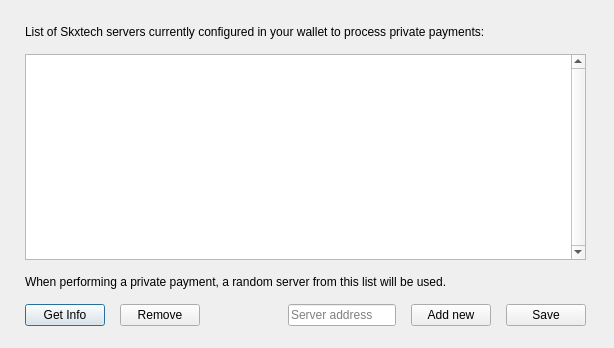
<?xml version="1.0" encoding="UTF-8"?>
<ui version="4.0">
 <class>skxtechsetup</class>
 <widget class="QDialog" name="skxtechsetup">
  <property name="geometry">
   <rect>
    <x>0</x>
    <y>0</y>
    <width>614</width>
    <height>348</height>
   </rect>
  </property>
  <property name="windowTitle">
   <string>Dialog</string>
  </property>
  <widget class="QWidget" name="verticalLayoutWidget">
   <property name="geometry">
    <rect>
     <x>10</x>
     <y>10</y>
     <width>591</width>
     <height>331</height>
    </rect>
   </property>
   <layout class="QVBoxLayout" name="verticalLayout">
    <property name="spacing">
     <number>15</number>
    </property>
    <property name="leftMargin">
     <number>15</number>
    </property>
    <property name="topMargin">
     <number>15</number>
    </property>
    <property name="rightMargin">
     <number>15</number>
    </property>
    <property name="bottomMargin">
     <number>15</number>
    </property>
    <item>
     <widget class="QLabel" name="topLabel">
      <property name="sizePolicy">
       <sizepolicy hsizetype="Preferred" vsizetype="Preferred">
        <horstretch>0</horstretch>
        <verstretch>0</verstretch>
       </sizepolicy>
      </property>
      <property name="minimumSize">
       <size>
        <width>0</width>
        <height>0</height>
       </size>
      </property>
      <property name="maximumSize">
       <size>
        <width>16777215</width>
        <height>16777215</height>
       </size>
      </property>
      <property name="text">
       <string>List of Skxtech servers currently configured in your wallet to process private payments:</string>
      </property>
      <property name="wordWrap">
       <bool>true</bool>
      </property>
     </widget>
    </item>
    <item>
     <widget class="QListWidget" name="serversListWidget">
      <property name="verticalScrollBarPolicy">
       <enum>Qt::ScrollBarAlwaysOn</enum>
      </property>
      <property name="horizontalScrollBarPolicy">
       <enum>Qt::ScrollBarAlwaysOff</enum>
      </property>
      <property name="verticalScrollMode">
       <enum>QAbstractItemView::ScrollPerItem</enum>
      </property>
     </widget>
    </item>
    <item>
     <widget class="QLabel" name="label">
      <property name="text">
       <string>When performing a private payment, a random server from this list will be used.</string>
      </property>
     </widget>
    </item>
    <item>
     <layout class="QHBoxLayout" name="horizontalLayout">
      <item>
       <widget class="QPushButton" name="getInfoButton">
        <property name="text">
         <string>Get Info</string>
        </property>
       </widget>
      </item>
      <item>
       <widget class="QPushButton" name="removeButton">
        <property name="text">
         <string>Remove</string>
        </property>
       </widget>
      </item>
      <item>
       <spacer name="horizontalSpacer_2">
        <property name="orientation">
         <enum>Qt::Horizontal</enum>
        </property>
        <property name="sizeHint" stdset="0">
         <size>
          <width>40</width>
          <height>20</height>
         </size>
        </property>
       </spacer>
      </item>
      <item>
       <widget class="QLineEdit" name="addServerText">
        <property name="placeholderText">
         <string>Server address</string>
        </property>
       </widget>
      </item>
      <item>
       <widget class="QPushButton" name="addNewButton">
        <property name="text">
         <string>Add new</string>
        </property>
       </widget>
      </item>
      <item>
       <widget class="QPushButton" name="saveButton">
        <property name="text">
         <string>Save</string>
        </property>
       </widget>
      </item>
     </layout>
    </item>
   </layout>
  </widget>
 </widget>
 <resources/>
 <connections/>
</ui>
